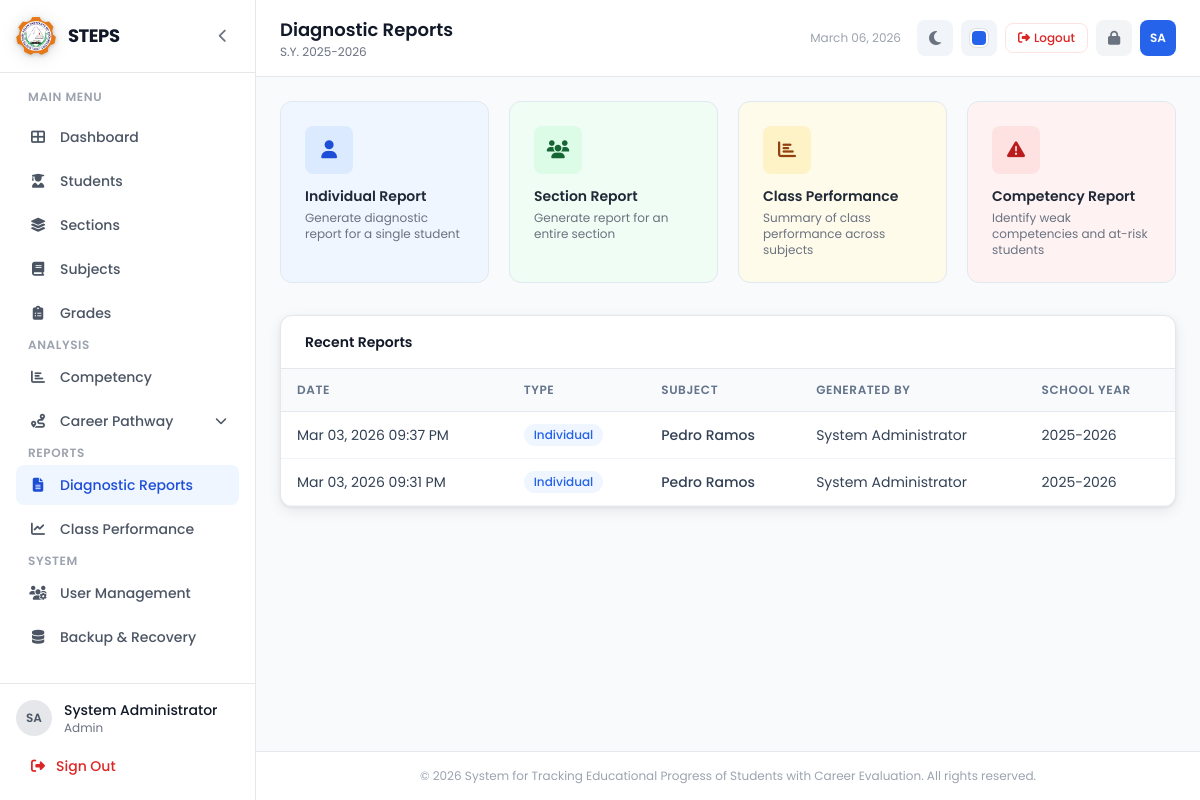
The page /reports/index.php (signed in) on the database its author committed.
### tables this page shows
CREATE TABLE IF NOT EXISTS diagnostic_reports (
    id INT AUTO_INCREMENT PRIMARY KEY,
    student_id INT,
    section_id INT,
    report_type ENUM('individual', 'section', 'class_performance', 'competency') NOT NULL,
    report_data JSON,
    generated_by INT,
    school_year VARCHAR(20) NOT NULL,
    created_at TIMESTAMP DEFAULT CURRENT_TIMESTAMP,
    FOREIGN KEY (student_id) REFERENCES students(id) ON DELETE CASCADE,
    FOREIGN KEY (section_id) REFERENCES sections(id) ON DELETE CASCADE,
    FOREIGN KEY (generated_by) REFERENCES users(id) ON DELETE SET NULL
);

CREATE TABLE IF NOT EXISTS users (
    id INT AUTO_INCREMENT PRIMARY KEY,
    username VARCHAR(50) NOT NULL UNIQUE,
    password VARCHAR(255) NOT NULL,
    full_name VARCHAR(100) NOT NULL,
    email VARCHAR(100),
    role ENUM('admin', 'teacher', 'guidance') NOT NULL DEFAULT 'teacher',
    status ENUM('active', 'inactive') NOT NULL DEFAULT 'active',
    created_at TIMESTAMP DEFAULT CURRENT_TIMESTAMP,
    updated_at TIMESTAMP DEFAULT CURRENT_TIMESTAMP ON UPDATE CURRENT_TIMESTAMP
);

### config/constants.php (called while the page is built, shortened)
<?php
function sanitize($data) {
    return htmlspecialchars(strip_tags(trim($data)), ENT_QUOTES, 'UTF-8');
}

### reports/index.php (the view, shortened to what this page needs)
<?php
require_once __DIR__ . '/../includes/header.php';
$recentReports = $pdo->query("SELECT dr.*, u.full_name as generated_by_name,
    CONCAT(s.first_name, ' ', s.last_name) as student_name,
    sec.section_name
    FROM diagnostic_reports dr
    LEFT JOIN users u ON dr.generated_by = u.id
    LEFT JOIN students s ON dr.student_id = s.id
    LEFT JOIN sections sec ON dr.section_id = sec.id
    ORDER BY dr.created_at DESC LIMIT 20")->fetchAll();
require_once __DIR__ . '/../includes/sidebar.php';
?>
<div class="grid grid-cols-1 md:grid-cols-2 lg:grid-cols-4 gap-5 mb-8">
    <a href="<?= BASE_URL ?>reports/individual.php" class="stat-card hover:border-gray-300 cursor-pointer group" style="background:#eff6ff;">
        <div class="w-12 h-12 rounded-lg flex items-center justify-center mb-3 transition-colors" style="background:#dbeafe;">
            <i class="fas fa-user text-lg" style="color:#1d4ed8;"></i>
        </div>
        <h4 class="text-sm font-semibold text-gray-800">Individual Report</h4>
        <p class="text-xs text-gray-500 mt-1">Generate diagnostic report for a single student</p>
    </a>
    <a href="<?= BASE_URL ?>reports/section_report.php" class="stat-card hover:border-gray-300 cursor-pointer group" style="background:#f0fdf4;">
        <div class="w-12 h-12 rounded-lg flex items-center justify-center mb-3 transition-colors" style="background:#dcfce7;">
            <i class="fas fa-users text-lg" style="color:#166534;"></i>
        </div>
        <h4 class="text-sm font-semibold text-gray-800">Section Report</h4>
        <p class="text-xs text-gray-500 mt-1">Generate report for an entire section</p>
    </a>
    <?php if (($_SESSION['role'] ?? '') !== 'guidance'): ?>
    <a href="<?= BASE_URL ?>reports/class_performance.php" class="stat-card hover:border-gray-300 cursor-pointer group" style="background:#fffbeb;">
        <div class="w-12 h-12 rounded-lg flex items-center justify-center mb-3 transition-colors" style="background:#fef3c7;">
            <i class="fas fa-chart-bar text-lg" style="color:#92400e;"></i>
        </div>
        <h4 class="text-sm font-semibold text-gray-800">Class Performance</h4>
        <p class="text-xs text-gray-500 mt-1">Summary of class performance across subjects</p>
    </a>
    <a href="<?= BASE_URL ?>competency/index.php" class="stat-card hover:border-gray-300 cursor-pointer group" style="background:#fef2f2;">
        <div class="w-12 h-12 rounded-lg flex items-center justify-center mb-3 transition-colors" style="background:#fee2e2;">
            <i class="fas fa-exclamation-triangle text-lg" style="color:#b91c1c;"></i>
        </div>
        <h4 class="text-sm font-semibold text-gray-800">Competency Report</h4>
        <p class="text-xs text-gray-500 mt-1">Identify weak competencies and at-risk students</p>
    </a>
    <?php endif; ?>
</div>
<div class="bg-white border border-gray-200 rounded-xl overflow-hidden">
    <div class="px-6 py-4 border-b border-gray-200">
        <h3 class="text-sm font-semibold text-gray-900">Recent Reports</h3>
    </div>
    <div class="overflow-x-auto">
        <table class="steps-table">
            <thead>
                <tr>
                    <th>Date</th>
                    <th>Type</th>
                    <th>Subject</th>
                    <th>Generated By</th>
                    <th>School Year</th>
                </tr>
            </thead>
            <tbody>
                <?php foreach ($recentReports as $rpt): ?>
                    <tr>
                        <td class="text-sm"><?= date('M d, Y h:i A', strtotime($rpt['created_at'])) ?></td>
                        <td>
                            <span class="badge badge-blue capitalize"><?= str_replace('_', ' ', $rpt['report_type']) ?></span>
                        </td>
                        <td class="font-medium">
                            <?php if ($rpt['student_name']): ?>
                                <?= sanitize($rpt['student_name']) ?>
                            <?php elseif ($rpt['section_name']): ?>
                                <?= sanitize($rpt['section_name']) ?>
                            <?php else: ?>
                                General
                            <?php endif; ?>
                        </td>
                        <td><?= sanitize($rpt['generated_by_name'] ?? 'System') ?></td>
                        <td><?= sanitize($rpt['school_year']) ?></td>
                    </tr>
                <?php endforeach; ?>
            </tbody>
        </table>
    </div>
</div>
<?php require_once __DIR__ . '/../includes/footer.php'; ?>

### assets/css/style.css (style rules this page uses)
:root, [data-theme="blue"] { --primary-50: #eff6ff; --primary-100: #dbeafe; --primary-200: #bfdbfe; --primary-500: #3b82f6; --primary-600: #2563eb; --primary-700: #1d4ed8; --primary-rgb: 37, 99, 235; --sidebar-accent: #2563eb; }
* { margin: 0; padding: 0; box-sizing: border-box; }
body { font-family: 'Poppins', sans-serif; }
.steps-table { width: 100%; border-collapse: separate; border-spacing: 0; }
.rounded-xl:has(.steps-table) { box-shadow: 0 4px 14px rgba(0, 0, 0, 0.08), 0 1px 3px rgba(0, 0, 0, 0.06); }
.steps-table thead th { background-color: #f8fafc; padding: 12px 16px; text-align: left; font-size: 12px; font-weight: 600; color: #64748b; text-transform: uppercase; letter-spacing: 0.05em; border-bottom: 1px solid #e2e8f0; }
.steps-table tbody td { padding: 12px 16px; font-size: 14px; color: #334155; border-bottom: 1px solid #f1f5f9; }
.stat-card { background: white; border: 1px solid #e2e8f0; border-radius: 12px; padding: 24px; transition: box-shadow 0.2s; }
.badge { display: inline-flex; align-items: center; padding: 2px 10px; border-radius: 9999px; font-size: 12px; font-weight: 500; }
.badge-blue { background-color: var(--primary-50); color: var(--primary-600); }

### rows shown on the page
diagnostic_reports: created_at "Mar 03, 2026 09:37 PM", report_type "Individual", student_name "Pedro Ramos", generated_by.full_name "System Administrator", school_year "2025-2026"
diagnostic_reports: created_at "Mar 03, 2026 09:31 PM", report_type "Individual", student_name "Pedro Ramos", generated_by.full_name "System Administrator", school_year "2025-2026"

### other values the page prints
SITE_NAME "STEPS"
$initials "SA"
$fullName "System Administrator"
$role "Admin"
$pageTitle "Diagnostic Reports"
SCHOOL_YEAR "2025-2026"
SITE_FULL_NAME "System for Tracking Educational Progress of Students with Career Evaluation"
